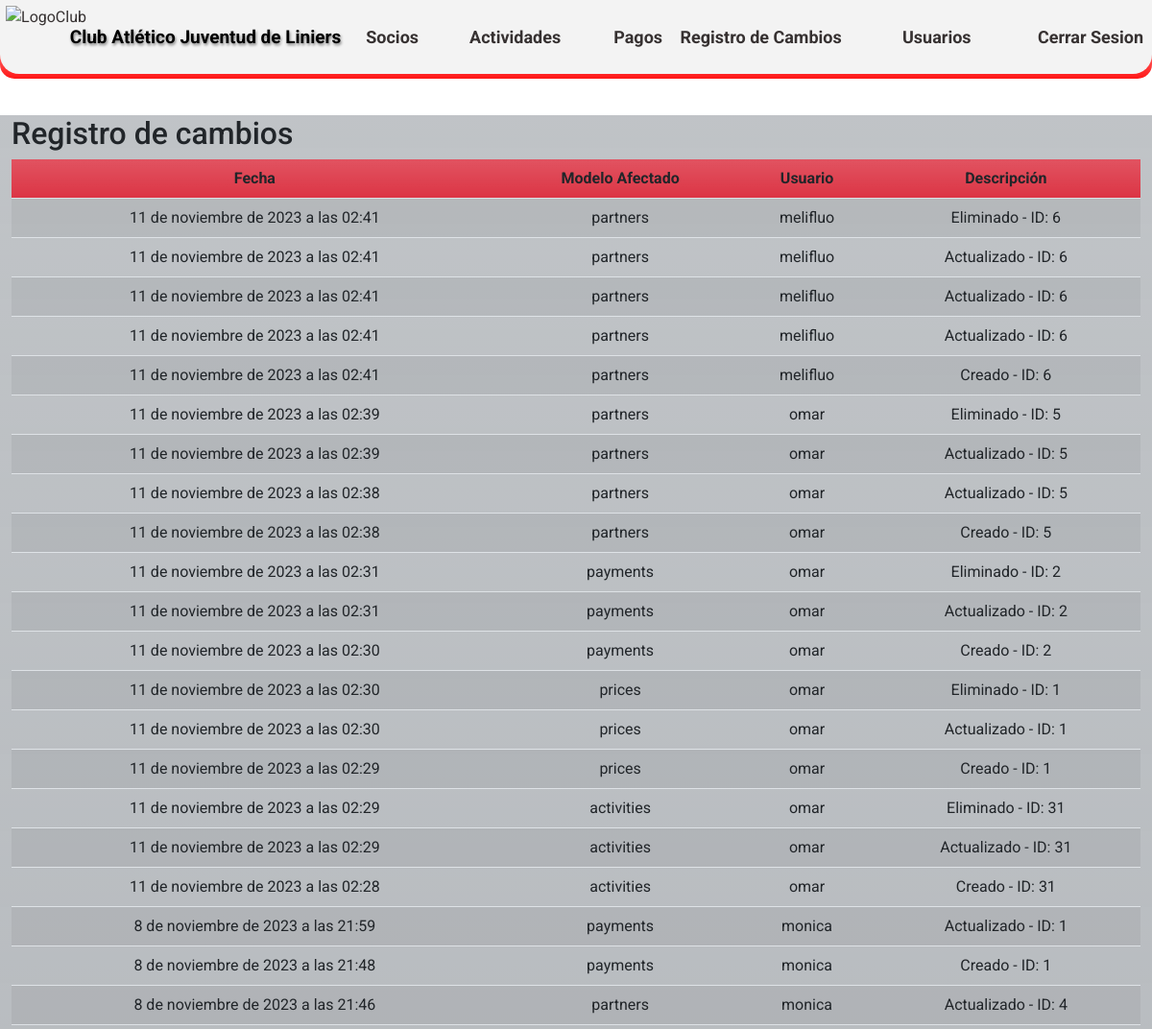
Before: /change-log/ (signed in, upper part) with the older database file.
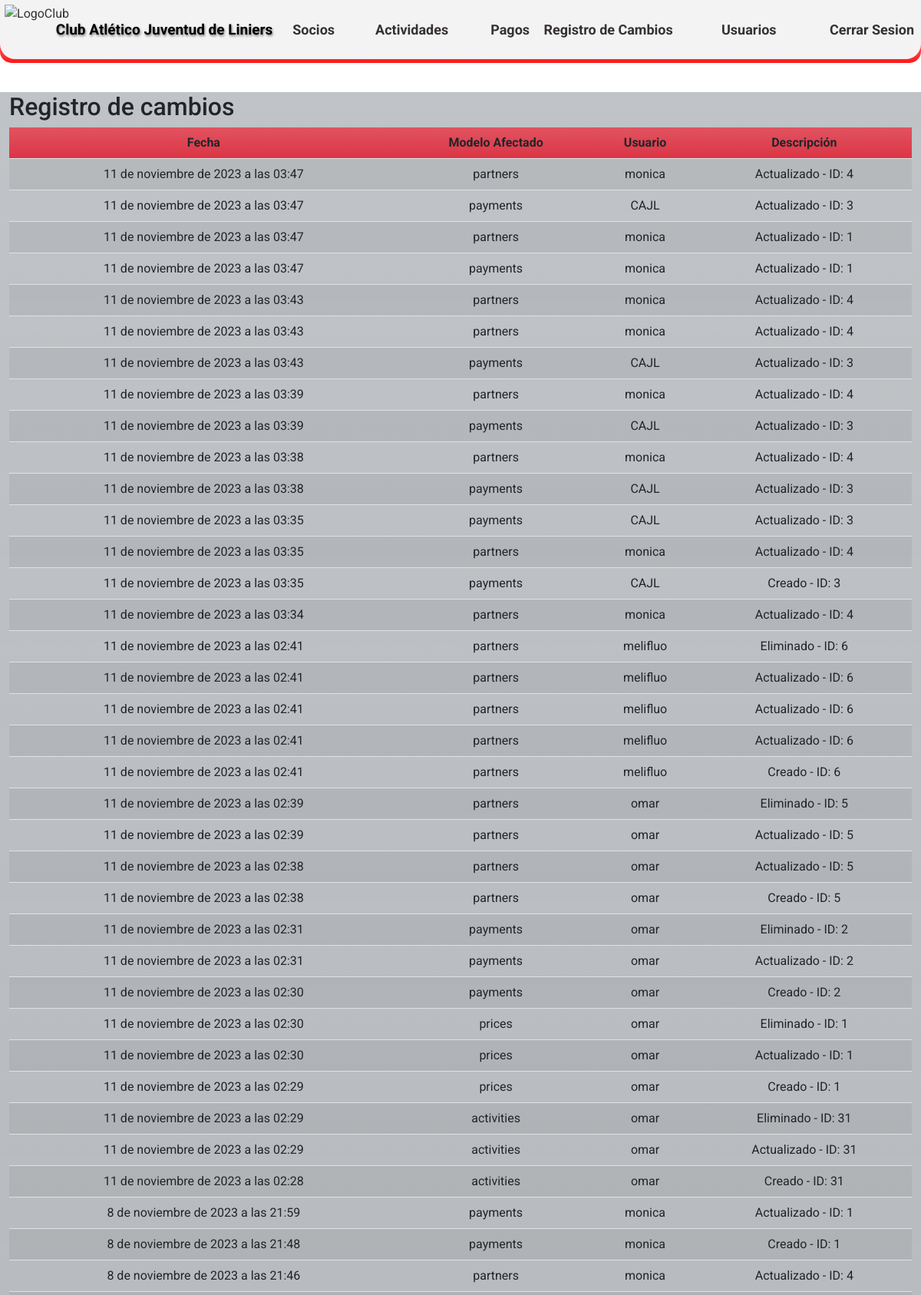
After: the same page with the newer database file.
### CAJL/aplications/changelog/models.py (models this page shows)
class ChangeLog(models.Model):
    date = models.DateTimeField(auto_now_add=True)
    model_name = models.CharField(max_length=100)
    user = models.ForeignKey(User, on_delete=models.CASCADE)  # Asócialo a tu modelo de usuario si lo tienes
    description = models.TextField()
    class Meta:
        verbose_name = 'Registro de Cambio'
        verbose_name_plural = 'Registros de Cambios'
        ordering = ['-date']

### CAJL/aplications/changelog/views.py (the view)
# urls.py: path('change-log/', change_log_view, name='change_log_view'),
@login_required
def change_log_view(request):
    change_logs = ChangeLog.objects.all()
    return render(request, 'changelog/change_log.html', {'change_logs': change_logs})

### templates/changelog/change_log.html (shortened to what this page needs)
{% extends 'loginregister/base.html' %}
{% load static %}
{% block content %}
<!DOCTYPE html>
<html>
<head>
    <!DOCTYPE html>
<html>
<head>
    <link rel="stylesheet" type="text/css" href={% static 'css/Estilos_DT.css' %} media="screen">
    <link rel="stylesheet" href="https://cdnjs.cloudflare.com/ajax/libs/font-awesome/6.2.0/css/all.min.css"/>
    <link rel="stylesheet" type="text/css" href="https://cdn.datatables.net/1.10.25/css/jquery.dataTables.min.css">
</head>
<body>
    <br>
    <br>
    <br>
    <br>
        <div class="container h-60 my-4">
            <div class="row">
                <div class="col-xl-12 bg-secondary bg-gradient bg-opacity-50">
                    <h2>Registro de cambios</h2>
            <table id="changeLogTable" class="display table table-striped">
                <thead>
                    <tr>
                        <th class="centered bg-danger bg-gradient">Fecha</th>
                        <th class="centered bg-danger bg-gradient">Modelo Afectado</th>
                        <th class="centered bg-danger bg-gradient">Usuario</th>
                        <th class="centered bg-danger bg-gradient">Descripción</th>
                    </tr>
                </thead>
                <tbody>
                            {% for change_log in change_logs %}
                        <tr>
                            <td class="centered">{{ change_log.date }}</td>
                            <td class="centered">{{ change_log.model_name }}</td>
                            <td class="centered">{{ change_log.user }}</td>
                            <td class="centered">{{ change_log.description }}</td>
                        </tr>
                    {% endfor %}
                </tbody>
            </table>
        </div>
    </div>
</div>
</body>
</html>
{% endblock %}

Changed rows visible on the page:
added ChangeLog: date "11 de noviembre de 2023 a las 03:47", model_name "partners", user "monica", description "Actualizado - ID: 4"
added ChangeLog: date "11 de noviembre de 2023 a las 03:47", model_name "payments", user "CAJL", description "Actualizado - ID: 3"
added ChangeLog: date "11 de noviembre de 2023 a las 03:47", model_name "partners", user "monica", description "Actualizado - ID: 1"
added ChangeLog: date "11 de noviembre de 2023 a las 03:47", model_name "payments", user "monica", description "Actualizado - ID: 1"
added ChangeLog: date "11 de noviembre de 2023 a las 03:43", model_name "partners", user "monica", description "Actualizado - ID: 4"
added ChangeLog: date "11 de noviembre de 2023 a las 03:43", model_name "partners", user "monica", description "Actualizado - ID: 4"
added ChangeLog: date "11 de noviembre de 2023 a las 03:43", model_name "payments", user "CAJL", description "Actualizado - ID: 3"
added ChangeLog: date "11 de noviembre de 2023 a las 03:39", model_name "partners", user "monica", description "Actualizado - ID: 4"
added ChangeLog: date "11 de noviembre de 2023 a las 03:39", model_name "payments", user "CAJL", description "Actualizado - ID: 3"
added ChangeLog: date "11 de noviembre de 2023 a las 03:38", model_name "partners", user "monica", description "Actualizado - ID: 4"
added ChangeLog: date "11 de noviembre de 2023 a las 03:38", model_name "payments", user "CAJL", description "Actualizado - ID: 3"
added ChangeLog: date "11 de noviembre de 2023 a las 03:35", model_name "payments", user "CAJL", description "Actualizado - ID: 3"
added ChangeLog: date "11 de noviembre de 2023 a las 03:35", model_name "partners", user "monica", description "Actualizado - ID: 4"
added ChangeLog: date "11 de noviembre de 2023 a las 03:35", model_name "payments", user "CAJL", description "Creado - ID: 3"
added ChangeLog: date "11 de noviembre de 2023 a las 03:34", model_name "partners", user "monica", description "Actualizado - ID: 4"
